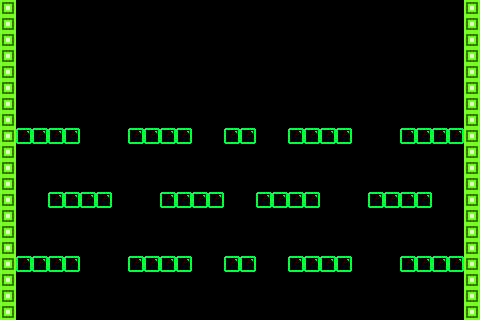

Tiled map render using the project's own tile images. Description and the map definition, with tile-layer contents summarised, below:
An orthogonal 30x20 tile map with 16x16 px tiles, 2 tile layers (bricks, solidbricks), 4 tilesets and 17 objects (6x PowerUpSpawnPoint, 3x StarInGameCurrency, 2x hidgonSpawnPoint, TimeBomb, SpawnPoint, ...).

<map version="1.0" orientation="orthogonal" width="30" height="20" tilewidth="16" tileheight="16">
 <tileset firstgid="1" name="TileSetTemplate" tilewidth="16" tileheight="16">
  <image source="TileSetTemplate.png" width="64" height="64" />
 </tileset>
 <tileset firstgid="17" name="TileSetTemplateSolid" tilewidth="16" tileheight="16">
  <image source="TileSetTemplateSolid.png" width="64" height="64" />
 </tileset>
 <tileset firstgid="33" name="Tile R" tilewidth="16" tileheight="16">
  <image source="Tile R.png" width="16" height="16" />
 </tileset>
 <tileset firstgid="34" name="Tile 4 Green" tilewidth="16" tileheight="16">
  <image source="Tile 4 Green.png" width="16" height="16" />
 </tileset>
 <layer name="bricks" width="30" height="20">
  <data>[600 cells, 52 non-empty, 1 distinct tile ids]</data>
 </layer>
 <layer name="solidbricks" width="30" height="20">
  <data>[600 cells, 40 non-empty, 1 distinct tile ids]</data>
 </layer>
 <objectgroup name="Objects" width="30" height="20">
  <object x="441" y="107" height="1" />
  <object name="TimeBomb" x="242" y="285">
   <properties>
    <property name="TimeBomb" value="1" />
   </properties>
  </object>
  <object name="hidgonSpawnPoint" x="160" y="117">
   <properties>
    <property name="hidgonSpawnPoint" value="1" />
   </properties>
  </object>
  <object name="hidgonSpawnPoint" x="321" y="117">
   <properties>
    <property name="hidgonSpawnPoint" value="1" />
   </properties>
  </object>
  <object name="StarInGameCurrency" x="70" y="283">
   <properties>
    <property name="StarInGameCurrency" value="1" />
   </properties>
  </object>
  <object name="StarInGameCurrency" x="408" y="283">
   <properties>
    <property name="StarInGameCurrency" value="1" />
   </properties>
  </object>
  <object name="StarInGameCurrency" x="242" y="159">
   <properties>
    <property name="StarInGameCurrency" value="1" />
   </properties>
  </object>
  <object name="PowerUpSpawnPoint" x="104" y="107">
   <properties>
    <property name="PowerUpSpawnPoint" value="0" />
   </properties>
  </object>
  <object name="PowerUpSpawnPoint" x="105" y="129">
   <properties>
    <property name="PowerUpSpawnPoint" value="1" />
   </properties>
  </object>
  <object name="PowerUpSpawnPoint" x="104" y="147">
   <properties>
    <property name="PowerUpSpawnPoint" value="2" />
   </properties>
  </object>
  <object name="PowerUpSpawnPoint" x="381" y="100">
   <properties>
    <property name="PowerUpSpawnPoint" value="3" />
   </properties>
  </object>
  <object name="PowerUpSpawnPoint" x="381" y="121">
   <properties>
    <property name="PowerUpSpawnPoint" value="4" />
   </properties>
  </object>
  <object name="PowerUpSpawnPoint" x="381" y="146">
   <properties>
    <property name="PowerUpSpawnPoint" value="5" />
   </properties>
  </object>
  <object name="SpawnPoint" x="34" y="238">
   <properties>
    <property name="SpawnPoint" value="1" />
   </properties>
  </object>
  <object name="parkourJumperSpawnPoint" x="240" y="244">
   <properties>
    <property name="parkourJumperSpawnPoint" value="1" />
   </properties>
  </object>
  <object name="ExitDoor" x="241" y="99">
   <properties>
    <property name="ExitDoor" value="1" />
   </properties>
  </object>
  <object name="downwardShooterEnemySpawnPoint" x="242" y="51">
   <properties>
    <property name="WalkRightFirst" value="NO" />
    <property name="downwardShooterEnemySpawnPoint" value="1" />
   </properties>
  </object>
 </objectgroup>
</map>
